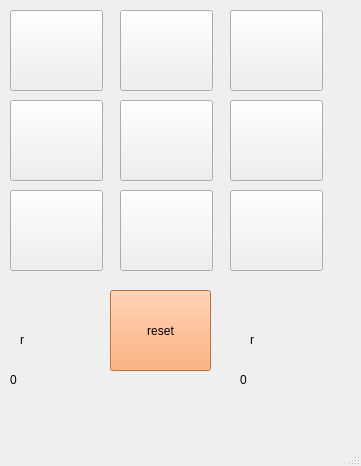
<?xml version="1.0" encoding="UTF-8"?>
<ui version="4.0">
 <class>MainWindow</class>
 <widget class="QMainWindow" name="MainWindow">
  <property name="geometry">
   <rect>
    <x>0</x>
    <y>0</y>
    <width>361</width>
    <height>466</height>
   </rect>
  </property>
  <property name="windowTitle">
   <string>MainWindow</string>
  </property>
  <widget class="QWidget" name="centralwidget">
   <widget class="QPushButton" name="pushButton">
    <property name="geometry">
     <rect>
      <x>10</x>
      <y>10</y>
      <width>93</width>
      <height>81</height>
     </rect>
    </property>
    <property name="styleSheet">
     <string notr="true"/>
    </property>
    <property name="text">
     <string/>
    </property>
   </widget>
   <widget class="QPushButton" name="pushButton_2">
    <property name="geometry">
     <rect>
      <x>120</x>
      <y>10</y>
      <width>93</width>
      <height>81</height>
     </rect>
    </property>
    <property name="styleSheet">
     <string notr="true"/>
    </property>
    <property name="text">
     <string/>
    </property>
   </widget>
   <widget class="QPushButton" name="pushButton_3">
    <property name="geometry">
     <rect>
      <x>230</x>
      <y>10</y>
      <width>93</width>
      <height>81</height>
     </rect>
    </property>
    <property name="styleSheet">
     <string notr="true"/>
    </property>
    <property name="text">
     <string/>
    </property>
   </widget>
   <widget class="QPushButton" name="pushButton_4">
    <property name="geometry">
     <rect>
      <x>120</x>
      <y>100</y>
      <width>93</width>
      <height>81</height>
     </rect>
    </property>
    <property name="styleSheet">
     <string notr="true"/>
    </property>
    <property name="text">
     <string/>
    </property>
   </widget>
   <widget class="QPushButton" name="pushButton_5">
    <property name="geometry">
     <rect>
      <x>230</x>
      <y>100</y>
      <width>93</width>
      <height>81</height>
     </rect>
    </property>
    <property name="styleSheet">
     <string notr="true"/>
    </property>
    <property name="text">
     <string/>
    </property>
   </widget>
   <widget class="QPushButton" name="pushButton_6">
    <property name="geometry">
     <rect>
      <x>10</x>
      <y>100</y>
      <width>93</width>
      <height>81</height>
     </rect>
    </property>
    <property name="styleSheet">
     <string notr="true"/>
    </property>
    <property name="text">
     <string/>
    </property>
   </widget>
   <widget class="QPushButton" name="pushButton_7">
    <property name="geometry">
     <rect>
      <x>120</x>
      <y>190</y>
      <width>93</width>
      <height>81</height>
     </rect>
    </property>
    <property name="styleSheet">
     <string notr="true"/>
    </property>
    <property name="text">
     <string/>
    </property>
   </widget>
   <widget class="QPushButton" name="pushButton_8">
    <property name="geometry">
     <rect>
      <x>230</x>
      <y>190</y>
      <width>93</width>
      <height>81</height>
     </rect>
    </property>
    <property name="styleSheet">
     <string notr="true"/>
    </property>
    <property name="text">
     <string/>
    </property>
   </widget>
   <widget class="QPushButton" name="pushButton_9">
    <property name="geometry">
     <rect>
      <x>10</x>
      <y>190</y>
      <width>93</width>
      <height>81</height>
     </rect>
    </property>
    <property name="styleSheet">
     <string notr="true"/>
    </property>
    <property name="text">
     <string/>
    </property>
   </widget>
   <widget class="QPushButton" name="pushButton_11">
    <property name="geometry">
     <rect>
      <x>110</x>
      <y>290</y>
      <width>101</width>
      <height>81</height>
     </rect>
    </property>
    <property name="styleSheet">
     <string notr="true">
QPushButton {
    background-color: rgb(255, 156, 90);
}
QPushButton:hover {
    background-color: white;
}
QPushButton:pressed {
   background-color: black;
}
QPushButton:disabled {
  background-color: blue;
}
</string>
    </property>
    <property name="text">
     <string>reset</string>
    </property>
   </widget>
   <widget class="QLabel" name="label">
    <property name="geometry">
     <rect>
      <x>20</x>
      <y>330</y>
      <width>63</width>
      <height>20</height>
     </rect>
    </property>
    <property name="text">
     <string>r</string>
    </property>
   </widget>
   <widget class="QLabel" name="label_2">
    <property name="geometry">
     <rect>
      <x>250</x>
      <y>330</y>
      <width>63</width>
      <height>20</height>
     </rect>
    </property>
    <property name="text">
     <string>r</string>
    </property>
   </widget>
   <widget class="QLabel" name="label_3">
    <property name="geometry">
     <rect>
      <x>10</x>
      <y>370</y>
      <width>63</width>
      <height>20</height>
     </rect>
    </property>
    <property name="text">
     <string>0</string>
    </property>
   </widget>
   <widget class="QLabel" name="label_4">
    <property name="geometry">
     <rect>
      <x>240</x>
      <y>370</y>
      <width>63</width>
      <height>20</height>
     </rect>
    </property>
    <property name="text">
     <string>0</string>
    </property>
   </widget>
  </widget>
  <widget class="QMenuBar" name="menubar">
   <property name="geometry">
    <rect>
     <x>0</x>
     <y>0</y>
     <width>361</width>
     <height>26</height>
    </rect>
   </property>
  </widget>
  <widget class="QStatusBar" name="statusbar"/>
 </widget>
 <resources/>
 <connections/>
</ui>
